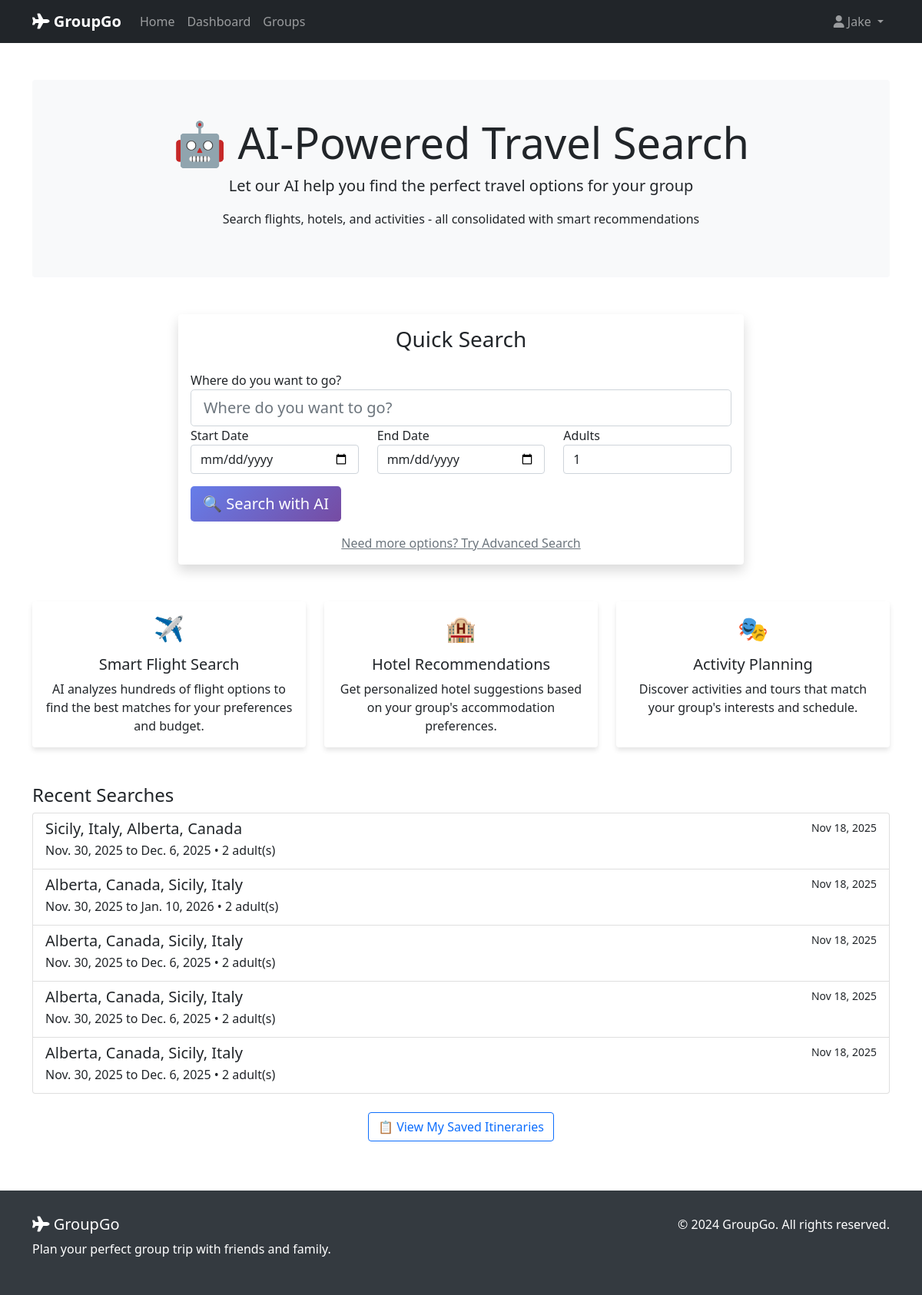
/ai/ (signed in), run on an earlier commit of the app's database.
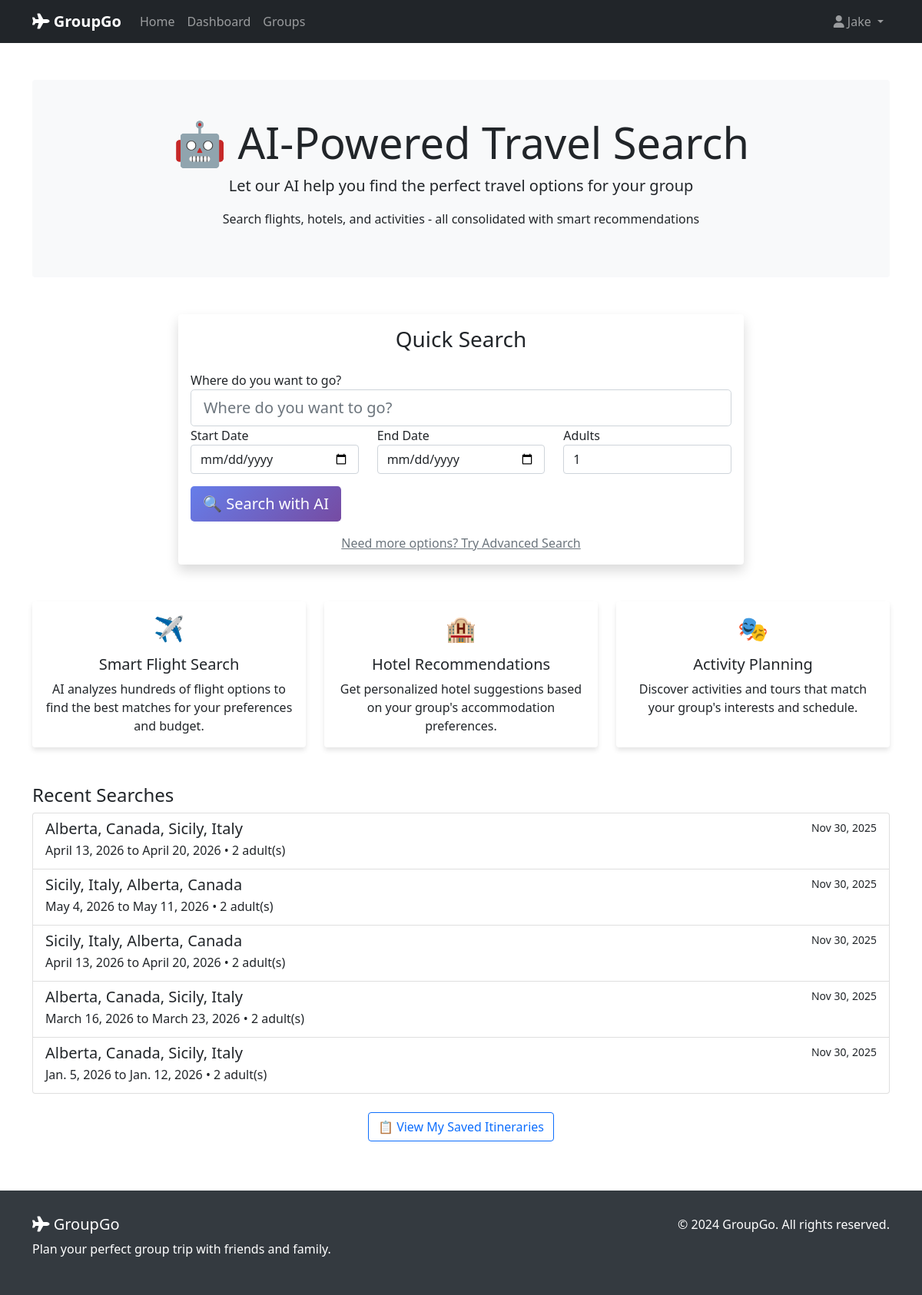
And on a later commit of the database.
### ai_implementation/models.py (models this page shows, shortened)
class TravelSearch(models.Model):
    id = models.UUIDField(primary_key=True, default=uuid.uuid4, editable=False)
    user = models.ForeignKey(
        User, on_delete=models.CASCADE, related_name="travel_searches"
    )
    group = models.ForeignKey(
        "travel_groups.TravelGroup",
        on_delete=models.CASCADE,
        null=True,
        blank=True,
        related_name="ai_searches",
    )
    destination = models.CharField(max_length=200)
    origin = models.CharField(max_length=200, blank=True, null=True)
    start_date = models.DateField()
    end_date = models.DateField()
    adults = models.PositiveIntegerField(default=1)
    rooms = models.PositiveIntegerField(default=1)
    budget_min = models.DecimalField(
        max_digits=10, decimal_places=2, null=True, blank=True
    )
    budget_max = models.DecimalField(
        max_digits=10, decimal_places=2, null=True, blank=True
    )
    accommodation_type = models.CharField(max_length=100, blank=True, null=True)
    activity_categories = models.TextField(
        blank=True, null=True, help_text="Comma-separated list"
    )
    created_at = models.DateTimeField(auto_now_add=True)
    updated_at = models.DateTimeField(auto_now=True)
    is_completed = models.BooleanField(default=False)
    class Meta:
        ordering = ["-created_at"]
        verbose_name = "Travel Search"
        verbose_name_plural = "Travel Searches"

### ai_implementation/views.py (the view)
# urls.py: path('', views.search_home, name='search_home'),
@login_required
def search_home(request):
    quick_form = QuickSearchForm()
    recent_searches = TravelSearch.objects.filter(user=request.user)[:5]
    context = {
        "quick_form": quick_form,
        "recent_searches": recent_searches,
    }
    return render(request, "ai_implementation/search_home.html", context)

### ai_implementation/forms.py (shortened to what this page needs)
class QuickSearchForm(forms.Form):
    destination = forms.CharField(
        max_length=200,
        widget=forms.TextInput(attrs={
            'class': 'form-control form-control-lg',
            'placeholder': 'Where do you want to go?'
        })
    )
    start_date = forms.DateField(
        widget=forms.DateInput(attrs={
            'class': 'form-control',
            'type': 'date'
        })
    )
    end_date = forms.DateField(
        widget=forms.DateInput(attrs={
            'class': 'form-control',
            'type': 'date'
        })
    )
    adults = forms.IntegerField(
        initial=1,
        min_value=1,
        max_value=20,
        widget=forms.NumberInput(attrs={
            'class': 'form-control',
            'value': '1'
        })
    )

### ai_implementation/templates/ai_implementation/search_home.html (shortened to what this page needs)
{% extends 'base.html' %}
{% load static %}
{% block content %}
<div class="container mt-5">
    <div class="jumbotron text-center bg-light p-5 rounded">
        <h1 class="display-4">🤖 AI-Powered Travel Search</h1>
        <p class="lead">Let our AI help you find the perfect travel options for your group</p>
        <p>Search flights, hotels, and activities - all consolidated with smart recommendations</p>
    </div>
    <div class="row mt-5">
        <div class="col-md-8 offset-md-2">
            <div class="card shadow">
                <div class="card-body">
                    <h3 class="card-title text-center mb-4">Quick Search</h3>
                    <form method="POST" action="{% url 'ai_implementation:advanced_search' %}">
                        <div class="form-group">
                            <label for="destination">Where do you want to go?</label>
                            {{ quick_form.destination }}
                        </div>
                        <div class="row">
                            <div class="col-md-4">
                                <div class="form-group">
                                    <label for="start_date">Start Date</label>
                                    {{ quick_form.start_date }}
                                </div>
                            </div>
                            <div class="col-md-4">
                                <div class="form-group">
                                    <label for="end_date">End Date</label>
                                    {{ quick_form.end_date }}
                                </div>
                            </div>
                            <div class="col-md-4">
                                <div class="form-group">
                                    <label for="adults">Adults</label>
                                    {{ quick_form.adults }}
                                </div>
                            </div>
                        </div>
                        <button type="submit" class="btn btn-primary btn-lg btn-block mt-3">
                            🔍 Search with AI
                        </button>
                    </form>
                    <div class="text-center mt-3">
                        <a href="{% url 'ai_implementation:advanced_search' %}" class="text-muted">
                            Need more options? Try Advanced Search
                        </a>
                    </div>
                </div>
            </div>
        </div>
    </div>
    <div class="row mt-5 mb-5">
        <div class="col-md-4">
            <div class="card h-100 text-center">
                <div class="card-body">
                    <h2 class="mb-3">✈️</h2>
                    <h5 class="card-title">Smart Flight Search</h5>
                    <p class="card-text">AI analyzes hundreds of flight options to find the best matches for your preferences and budget.</p>
                </div>
            </div>
        </div>
        <div class="col-md-4">
            <div class="card h-100 text-center">
                <div class="card-body">
                    <h2 class="mb-3">🏨</h2>
                    <h5 class="card-title">Hotel Recommendations</h5>
                    <p class="card-text">Get personalized hotel suggestions based on your group's accommodation preferences.</p>
                </div>
            </div>
        </div>
        <div class="col-md-4">
            <div class="card h-100 text-center">
                <div class="card-body">
                    <h2 class="mb-3">🎭</h2>
                    <h5 class="card-title">Activity Planning</h5>
                    <p class="card-text">Discover activities and tours that match your group's interests and schedule.</p>
                </div>
            </div>
        </div>
    </div>
    {% if recent_searches %}
    <div class="row mt-5">
        <div class="col-md-12">
            <h4>Recent Searches</h4>
            <div class="list-group">
                {% for search in recent_searches %}
                <a href="{% url 'ai_implementation:search_results' search.id %}" class="list-group-item list-group-item-action">
                    <div class="d-flex w-100 justify-content-between">
                        <h5 class="mb-1">{{ search.destination }}</h5>
                        <small>{{ search.created_at|date:"M d, Y" }}</small>
                    </div>
                    <p class="mb-1">{{ search.start_date }} to {{ search.end_date }} • {{ search.adults }} adult(s)</p>
                </a>
                {% endfor %}
            </div>
        </div>
    </div>
    {% endif %}
    <div class="row mt-4 mb-5">
        <div class="col-md-12 text-center">
            <a href="{% url 'ai_implementation:my_itineraries' %}" class="btn btn-outline-primary">
                📋 View My Saved Itineraries
            </a>
        </div>
    </div>
</div>
{% endblock %}

### templates/base.html (shortened to what this page needs)
<!DOCTYPE html>
<html lang="en">
<head>
    {% load static %}
    <link href="https://cdn.jsdelivr.net/npm/bootstrap@5.1.3/dist/css/bootstrap.min.css" rel="stylesheet">
    <link href="https://cdnjs.cloudflare.com/ajax/libs/font-awesome/6.0.0/css/all.min.css" rel="stylesheet">
</head>
<body>
    <nav class="navbar navbar-expand-lg navbar-dark bg-dark">
        <div class="container">
            <a class="navbar-brand" href="{% url 'accounts:home' %}">
                <i class="fas fa-plane"></i> GroupGo
            </a>
            <div class="collapse navbar-collapse" id="navbarNav">
                <ul class="navbar-nav me-auto">
                    <li class="nav-item">
                        <a class="nav-link" href="{% url 'accounts:home' %}">Home</a>
                    </li>
                    {% if user.is_authenticated %}
                        <li class="nav-item">
                            <a class="nav-link" href="{% url 'accounts:dashboard' %}">Dashboard</a>
                        </li>
                        <li class="nav-item">
                            <a class="nav-link" href="{% url 'travel_groups:group_list' %}">Groups</a>
                        </li>
                    {% endif %}
                </ul>
                <ul class="navbar-nav">
                    {% if user.is_authenticated %}
                        <li class="nav-item dropdown">
                            <a class="nav-link dropdown-toggle" href="#" id="navbarDropdown" role="button" data-bs-toggle="dropdown">
                                <i class="fas fa-user"></i> {{ user.first_name|default:user.username }}
                            </a>
                        </li>
                    {% endif %}
                </ul>
            </div>
        </div>
    </nav>
    <main>
        {% block content %}{% endblock %}
    </main>
    <footer>
        <div class="container">
            <div class="row">
                <div class="col-md-6">
                    <h5><i class="fas fa-plane"></i> GroupGo</h5>
                    <p>Plan your perfect group trip with friends and family.</p>
                </div>
                <div class="col-md-6 text-md-end">
                    <p>&copy; 2024 GroupGo. All rights reserved.</p>
                </div>
            </div>
        </div>
    </footer>
</body>
</html>

### templates/base.html (style rules this page uses)
.navbar-brand { font-weight: bold; }
.card { border: none; box-shadow: 0 4px 6px rgba(0, 0, 0, 0.1); transition: transform 0.3s ease; }
.btn-primary { background: linear-gradient(135deg, #667eea 0%, #764ba2 100%); border: none; }
footer { background-color: #343a40; color: white; padding: 2rem 0; margin-top: 4rem; }

What changed in the data, as far as the page shows it:
no longer on this page (row unchanged): TravelSearch: destination "Sicily, Italy, Alberta, Canada", created_at "Nov 18, 2025", start_date "Nov. 30, 2025", end_date "Dec. 6, 2025", adults "2"
no longer on this page (row unchanged): TravelSearch: destination "Alberta, Canada, Sicily, Italy", created_at "Nov 18, 2025", start_date "Nov. 30, 2025", end_date "Jan. 10, 2026", adults "2"
no longer on this page (row unchanged): TravelSearch: destination "Alberta, Canada, Sicily, Italy", created_at "Nov 18, 2025", start_date "Nov. 30, 2025", end_date "Dec. 6, 2025", adults "2"
no longer on this page (row unchanged): TravelSearch: destination "Alberta, Canada, Sicily, Italy", created_at "Nov 18, 2025", start_date "Nov. 30, 2025", end_date "Dec. 6, 2025", adults "2"
no longer on this page (row unchanged): TravelSearch: destination "Alberta, Canada, Sicily, Italy", created_at "Nov 18, 2025", start_date "Nov. 30, 2025", end_date "Dec. 6, 2025", adults "2"
added TravelSearch: destination "Alberta, Canada, Sicily, Italy", created_at "Nov 30, 2025", start_date "April 13, 2026", end_date "April 20, 2026", adults "2"
added TravelSearch: destination "Sicily, Italy, Alberta, Canada", created_at "Nov 30, 2025", start_date "May 4, 2026", end_date "May 11, 2026", adults "2"
added TravelSearch: destination "Sicily, Italy, Alberta, Canada", created_at "Nov 30, 2025", start_date "April 13, 2026", end_date "April 20, 2026", adults "2"
added TravelSearch: destination "Alberta, Canada, Sicily, Italy", created_at "Nov 30, 2025", start_date "March 16, 2026", end_date "March 23, 2026", adults "2"
added TravelSearch: destination "Alberta, Canada, Sicily, Italy", created_at "Nov 30, 2025", start_date "Jan. 5, 2026", end_date "Jan. 12, 2026", adults "2"
